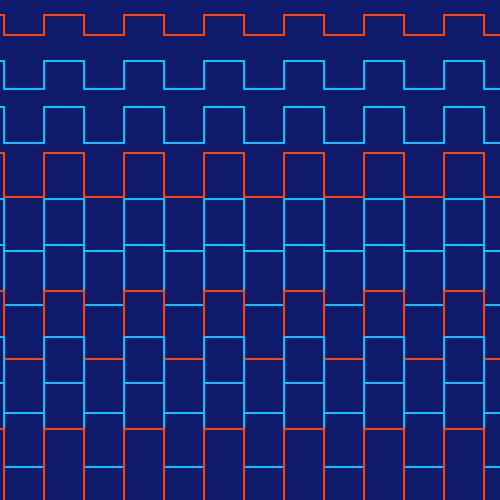
Frame 1 (no input)
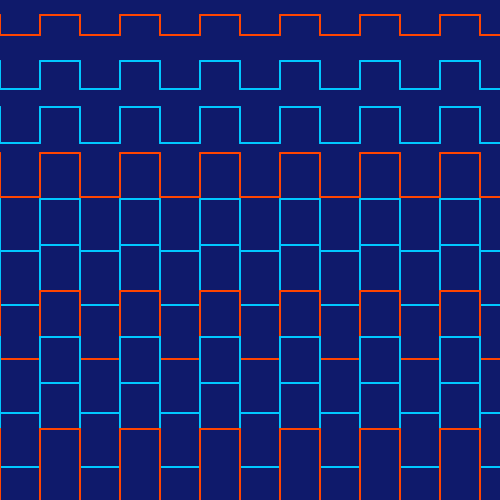
Frame 60 (no input)
Frame 120 (the mouse pressed at the canvas centre since frame 60): identical to frame 60, image omitted

The p5.js sketch that drew these frames (run headless with seeded random() and noise() and a simulated clock; from frame 60 on, the mouse is pressed at the canvas centre):

// p5.js sketch
// ── sketch.js
function setup() {
  createCanvas(500, 500);
  noFill();
  strokeWeight(2);
}

function draw() {
  background(15, 26, 107);

  for (let line = 0; line < 10; line++) {
    if (line % 3 === 0) {
      stroke(255, 69, 0);
    } else {
      stroke(0, 200, 255);
    }

    let y = line * 50 + 25;
    let amp = line * 4 + 10;
    let w = 40;
    let speed = frameCount * 4;

    for (let x = -w; x < width + w; x += w * 2) {
      let xx = x + speed % (w * 2);

      // segment du haut
      lineSegment(xx, y - amp, xx + w, y - amp);

      // descente verticale
      lineSegment(xx + w, y - amp, xx + w, y + amp);

      // segment du bas
      lineSegment(xx + w, y + amp, xx + w * 2, y + amp);

      // montée verticale
      lineSegment(xx + w * 2, y + amp, xx + w * 2, y - amp);
    }
  }
}

function lineSegment(x1, y1, x2, y2) {
  line(x1, y1, x2, y2);
}
